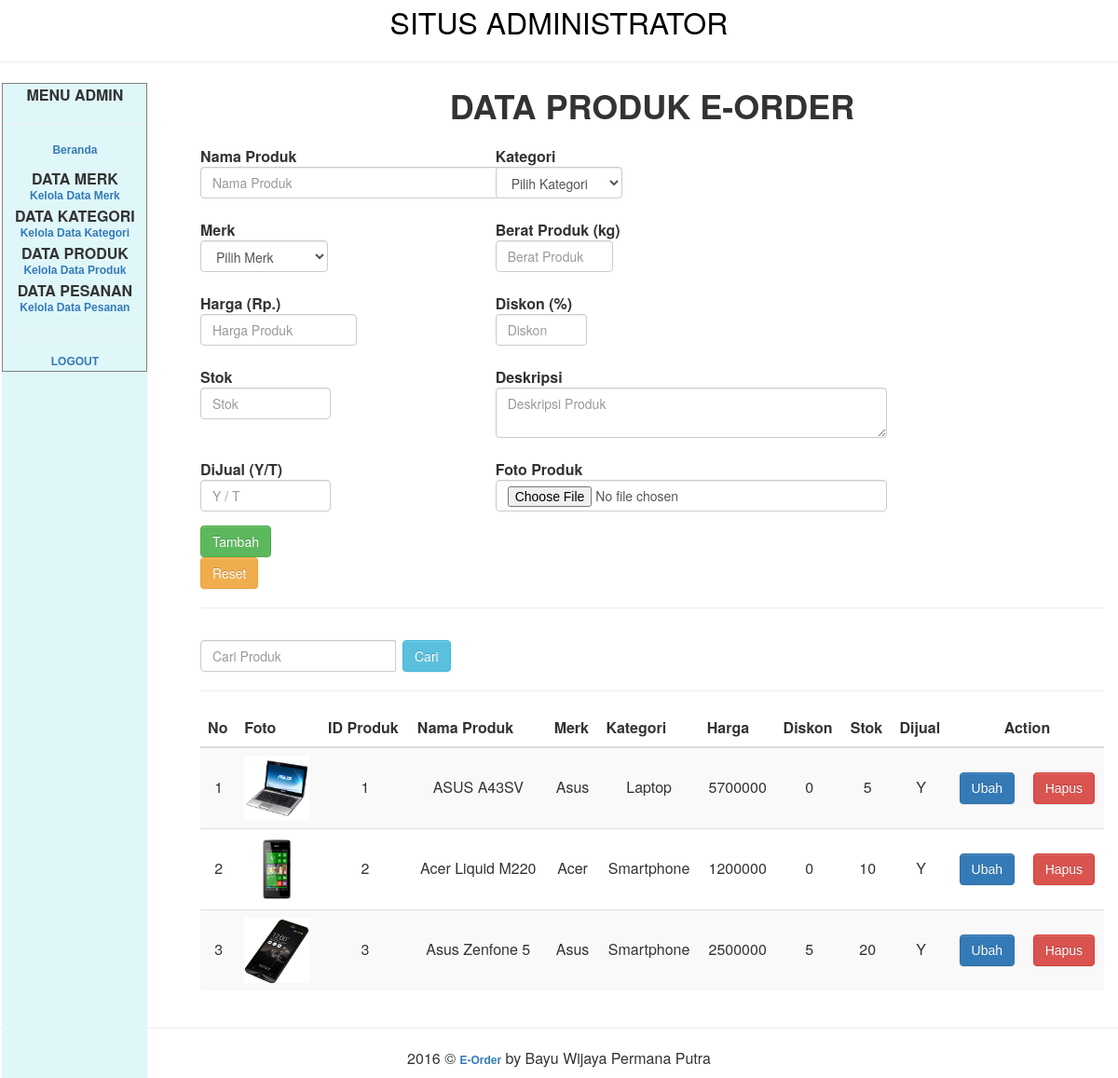
The app's page /admin/produk_add_view.php (signed in) with its own data.
### tables this page shows
CREATE TABLE `produk` (
  `id_produk` int(11) NOT NULL,
  `id_kategori` int(11) NOT NULL,
  `id_merk` int(11) NOT NULL,
  `nama` varchar(100) NOT NULL,
  `harga` decimal(10,0) NOT NULL,
  `berat` float NOT NULL DEFAULT '0' COMMENT 'Dalam KG',
  `diskon` float NOT NULL,
  `stok` int(11) NOT NULL DEFAULT '0',
  `dijual` char(1) NOT NULL DEFAULT 'Y',
  `deskripsi` text,
  `filegambar` varchar(100) DEFAULT NULL,
  `dihapus` char(1) NOT NULL DEFAULT 'T'
);

CREATE TABLE `merk` (
  `id_merk` int(11) NOT NULL,
  `nama` varchar(50) NOT NULL,
  `dihapus` char(1) NOT NULL DEFAULT 'T'
);

CREATE TABLE `kategori` (
  `id_kategori` int(11) NOT NULL,
  `nama` varchar(30) NOT NULL,
  `dihapus` char(1) NOT NULL DEFAULT 'T'
);

### admin/produk_add_view.php (the view, shortened to what this page needs)
<?php
	if(($_SESSION['sudahlogin']==true)&&($_SESSION['username']!="")) {
?>
<html>
<head>
<?php
	include("../library/lib_func.php");
?>
<?php require('../head/style_admin.php') ?>
</head>
<body>
<table width="100%" align="center">
<tr><td colspan=2 align="center"><?php header_web();?></td></tr>
<tr>
<tr>
<td colspan="2"><hr></td>
</tr>
	<td width="200px" valign="top"><?php menu();?></td>
	<td valign="top"><div class="col-md-12 col-md-offset-0"><p class="judul">Data Produk e-Order</p>
	 	<form class="form-horizontal" enctype="multipart/form-data" method="post" action="" name="input">
                                    <div class="form-group">
                                        <div class="col-md-2">
                                            <label class="control-label">Nama Produk</label>
                                            <input style="width:25em;" type="text" class="form-control" name="nama_produk" id="nama_produk" required placeholder="Nama Produk">
                                        </div>
                                        <div class="col-md-2" style="margin-left: 15%">
                                          <label class="control-label">Kategori</label>
                                          <select name="id_kategori_produk" class="form-control" required>
                                             <option value="">Pilih Kategori</option>
                                           </select>
                                        </div>
                                    </div>
                                    <div class="form-group">
                                        <div class="col-md-2">
                                          <label class="control-label">Merk</label>
                                          <select name="id_merk_produk" class="form-control" required>
                                             <option value="">Pilih Merk</option>
                                           </select>
                                        </div>
                                        <div class="col-md-2" style="margin-left: 15%;">
                                            <label class="control-label">Berat Produk (kg)</label>
                                            <input style="width:9em;" type="text" class="form-control" name="berat_produk" id="berat_produk" required placeholder="Berat Produk">
                                        </div>
                                    </div>
                                    <div class="form-group">
                                        <div class="col-md-2">
                                            <label class="control-label">Harga (Rp.)</label>
                                            <input style="width:12em;" type="number" class="form-control" name="harga_produk" id="harga_produk" required placeholder="Harga Produk">
                                        </div>
                                        <div class="col-md-2" style="margin-left: 15%;">
                                            <label class="control-label">Diskon (%)</label>
                                            <input style="width:7em;" type="number" class="form-control" name="diskon_produk" id="diskon_produk" required placeholder="Diskon">
                                        </div>
                                    </div>
                                    <div class="form-group">
                                        <div class="col-md-2">
                                            <label class="control-label">Stok</label>
                                            <input style="width:10em;" type="number" class="form-control" name="stok_produk" id="stok_produk" required placeholder="Stok">
                                        </div>
                                        <div class="col-md-2" style="margin-left: 15%;">
                                            <label class="control-label">Deskripsi</label>
                                            <textarea style="width:30em;" type="text" class="form-control" name="deskripsi_produk" id="deskripsi_produk" placeholder="Deskripsi Produk"></textarea>
                                        </div>
                                    </div>
                                    <div class="form-group">
                                        <div class="col-md-2">
                                          <label class="control-label">DiJual (Y/T)</label>
                                          <input style="width:10em;" type="text" class="form-control" name="dijual" id="dijual" required placeholder="Y / T" maxlength="1">
                                        </div>
                                        <div class="col-md-2" style="margin-left: 15%;">
                                            <label class="control-label">Foto Produk</label>
                                            <input style="width:30em;" type="file" class="form-control" name="foto_produk" id="foto_produk" placeholder="Foto Produk">
                                        </div>
                                    </div>
                                    <div class="form-group">
                                        <div class="col-md-2 ">
                                            <input type="submit" name="input" class="btn btn-success" value="Tambah">
                                            <input type="reset" name="reset" class="btn btn-warning" value="Reset">
                                        </div>
                                    </div>
	</form>
	<?php
		$link=koneksi_db();
		$sql="SELECT p.id_produk,p.nama NamaProduk,
          m.nama NamaMerk,k.nama NamaKategori,
          p.berat,p.harga,p.diskon,p.stok,p.filegambar,p.dijual
          FROM produk p JOIN merk m ON p.id_merk=m.id_merk
          JOIN kategori k ON p.id_kategori=k.id_kategori
          WHERE p.dihapus='T'
          ORDER BY p.id_produk";
		$res=mysql_query($sql,$link);
		$banyakrecord=mysql_num_rows($res);
		if($banyakrecord>0) {
	?>
					<hr>
					<form class="form-inline "name="cari" method="post" action="">
                        <div class="input-group custom-search-form">
                          <input style="width:15em;margin-top:1em; margin-right: 0.5em;" type="text" class="form-control" id="data_cari" name="data_cari" placeholder="Cari Produk"> <button style="margin-top: 1em;" class="btn btn-info" type="submit" name="cari">Cari</button>
                        </div>
                    </form>
                    <hr>
								<table class="table table-hover table-striped">
                                  <thead>
                                      <tr>
                                          <th>No</th>
                                          <th>Foto</th>
                                          <th>ID Produk</th>
                                          <th>Nama Produk</th>
                                          <th>Merk</th>
                                          <th>Kategori</th>
                                          <th>Harga</th>
                                          <th>Diskon</th>
                                          <th>Stok</th>
                                          <th>Dijual</th>
                                          <th colspan="2" class="text-center">Action</th>
                                      </tr>
                                  </thead>
                                  <tbody>
                                  <?php
                                      if(isset($_POST['cari']))
                                      {
                                        $datacari=$_POST['data_cari'];
                                        $select = "SELECT p.id_produk,p.nama NamaProduk,
                                                          m.nama NamaMerk,k.nama NamaKategori,
                                                          p.berat,p.harga,p.diskon,p.stok,p.berat,p.filegambar,p.dijual
                                                    FROM produk p JOIN merk m ON p.id_merk=m.id_merk
                                                                          JOIN kategori k ON p.id_kategori=k.id_kategori
                                                    WHERE p.nama like '%$datacari%' OR m.nama like '%$datacari%' OR k.nama like '%$datacari%' OR harga like '%$datacari%' OR diskon like '%$datacari%' OR stok like '%$datacari%' OR dijual like '%$datacari%'
                                                    ORDER BY p.id_produk";
                                      }
                                      else if(!isset($_POST['data_cari']))
                                          {
                                            $select  = "SELECT p.id_produk,p.nama NamaProduk,
                                                               m.nama NamaMerk,k.nama NamaKategori,
                                                               p.harga,p.diskon,p.stok,p.berat,p.filegambar,p.dijual
                                                              FROM produk p JOIN merk m ON p.id_merk=m.id_merk
                                                                          JOIN kategori k ON p.id_kategori=k.id_kategori
                                                              WHERE p.dihapus='T'
                                                              ORDER BY p.id_produk";
                                          }
                                      $no=1;
                                      $sql = mysql_query($select,$link);
                                      while($hasil = mysql_fetch_array($sql))
                                      {
                                        $id_produk = $hasil['id_produk'];
                                        $nama_produk = $hasil['NamaProduk'];
                                        $nama_merk = $hasil['NamaMerk'];
                                        $nama_kategori = $hasil['NamaKategori'];
                                        $harga = $hasil['harga'];
                                        $diskon = $hasil['diskon'];
                                        $stok = $hasil['stok'];
                                        $filegambar = $hasil['filegambar'];
                                        $dijual = $hasil['dijual'];
                                        echo "
                                                <tr>
                                                    <td style='vertical-align:middle; text-align:center; '>$no</td>
                                                    <td style='vertical-align:middle;'><img src='../gambar/$filegambar' width='70px' height='70px'></td></td>
                                                    <td style='vertical-align:middle; text-align:center; '>$id_produk</td>
                                                    <td style='vertical-align:middle; text-align:center; '>$nama_produk</td>
                                                    <td style='vertical-align:middle; text-align:center; '>$nama_merk</td>
                                                    <td style='vertical-align:middle; text-align:center; '>$nama_kategori</td>
                                                    <td style='vertical-align:middle; text-align:center; '>$harga</td>
                                                    <td style='vertical-align:middle; text-align:center; '>$diskon</td>
                                                    <td style='vertical-align:middle; text-align:center; '>$stok</td>
                                                    <td style='vertical-align:middle; text-align:center; '>$dijual</td>
                                                    <td style='vertical-align:middle; text-align:center;' align='center'>
                                                      <a class='btn btn-primary' type='submit' href='produk_edit.php?id_produk=$id_produk'>
                                                        Ubah
                                                      </a>
                                                    </td>
                                                    <td style='vertical-align:middle;' align='center'>
                                                      <a id='hapus' class='btn btn-danger' href='produk_delete.php?id_produk=$id_produk' onclick='return myFunction()'>
                                                        Hapus
                                                      </a>
                                                    </td>
                                                </tr>
                                            ";
                                        $no++;
                                      }
                                    ?>
                                </table>
    <?php
    	}
    	else {
    ?>
          <div class="warning">Data produk masih kosong!</div>
    <?php
    	}
    ?>
<tr>
<td colspan="2"><hr></td>
</tr>
<tr><td colspan="2"><?php footer_web();?></td></tr>
</body>
</html>
<?php
	}
	else{
		header("Location: belumlogin.php");
	}
?>

### css/main_css.css (style rules this page uses)
html, body, div, span, applet, object, iframe, h1, h2, h3, h4, h5, h6, p, blockquote, pre, a, abbr, acronym, address, big, cite, code, del, dfn, em, font, img, ins, kbd, q, s, samp, small, strike, strong, sub, sup, tt, var, b, u, i, center, dl, dt, dd, ol, ul, li, fieldset, form, label, legend, caption, tbody, tfoot, thead, tr, th, td { background: transparent; border: 0; margin: 0; padding: 0; vertical-align: baseline; }
a { text-decoration:none; font-family: Arial, Helvetica, sans-serif; font-size:12px; font-weight:bold; }
body { background-color: #DCDCDC; font-family: Arial, Helvetica, sans-serif; font-size: 14px; color: #336699; }
.judul { font-size:36px; text-transform:uppercase; text-align:center; font-weight:bold; }

### records on screen
produk: filegambar (picture), id_produk "1", nama "ASUS A43SV", id_merk.nama "Asus", id_kategori.nama "Laptop", harga "5700000", diskon "0", stok "5", dijual "Y"
produk: filegambar (picture), id_produk "2", nama "Acer Liquid M220", id_merk.nama "Acer", id_kategori.nama "Smartphone", harga "1200000", diskon "0", stok "10", dijual "Y"
produk: filegambar (picture), id_produk "3", nama "Asus Zenfone 5", id_merk.nama "Asus", id_kategori.nama "Smartphone", harga "2500000", diskon "5", stok "20", dijual "Y"
